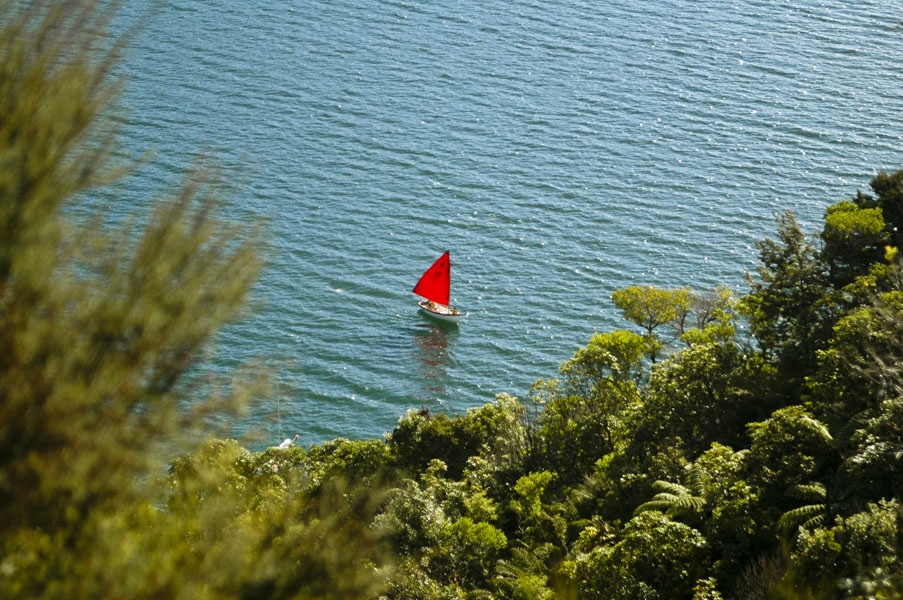
#> input picture src/course_02/New_Zealand_Boat.jpg, 903 x 600 px
$ python main.py
#> lines starting #> are read from the running program, lines starting #| are printed output that depends on the picture
import os
import cv2
import logging

from zipfile import ZipFile
from urllib.request import urlretrieve

import matplotlib.pyplot as plt


def download_and_unzip(url, save_path):
    print(f"Downloading and extracting assests....", end="")

    # Downloading zip file using urllib package.
    urlretrieve(url, save_path)

    try:
        # Extracting zip file using the zipfile package.
        with ZipFile(save_path) as z:
            # Extract ZIP file contents in the same directory.
            z.extractall(os.path.split(save_path)[0])

        print("Done")

    except Exception as e:
        print("\nInvalid file.", e)


def files(path):
    url = r"https://www.dropbox.com/s/rys6f1vprily2bg/opencv_bootcamp_assets_NB2.zip?dl=1"

    asset_zip_path = os.path.join(path, f"opencv_bootcamp_assets_NB2.zip")

    if not os.path.exists(asset_zip_path):
        download_and_unzip(url, asset_zip_path)


# [41 lines left out: functions modify_pixels, crop, resize, resize_with_dim, not called in this run]

def resize_with_aspect_ratio():
    img_bgr = cv2.imread("New_Zealand_Boat.jpg", cv2.IMREAD_COLOR)
#> img_bgr is the input picture: shape (600, 903, 3); mean B, G, R 96.6, 115, 98
    img_rgb = cv2.cvtColor(img_bgr, cv2.COLOR_BGR2RGB)

    img_rgb_cropped = img_rgb[200:400, 300:600]
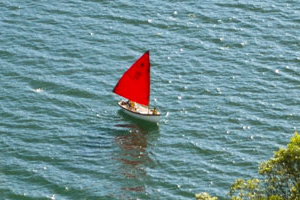
#> img_rgb_cropped: shape (200, 300, 3); mean R, G, B 111.8, 143.5, 147.6

    desired_width = 100
    aspect_ratio = desired_width / img_rgb_cropped.shape[1]
#> aspect_ratio = 0.333
    desired_height = int(img_rgb_cropped.shape[0] * aspect_ratio)
#> desired_height = 66
    dim = (desired_width, desired_height)
#> dim = (100, 66)

    resized_cropped_region = cv2.resize(img_rgb_cropped, dsize=dim, interpolation=cv2.INTER_NEAREST)
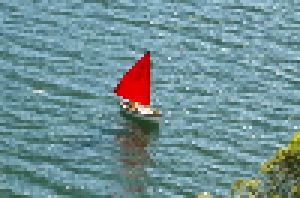
#> resized_cropped_region: shape (66, 100, 3) (shown 3 times larger); mean R, G, B 112, 143.8, 148.3
    plt.imshow(resized_cropped_region)
    plt.show()

# [23 lines left out: function flip, not called in this run]

def main():
    path = os.getcwd()
    print(f"Starting opencv... {cv2.__version__}; {path}")
    files(path)

    resize_with_aspect_ratio()


if __name__ == "__main__":
    main()

$ run again, with src/New_Zealand_Lake.jpg copied over src/course_02/New_Zealand_Boat.jpg
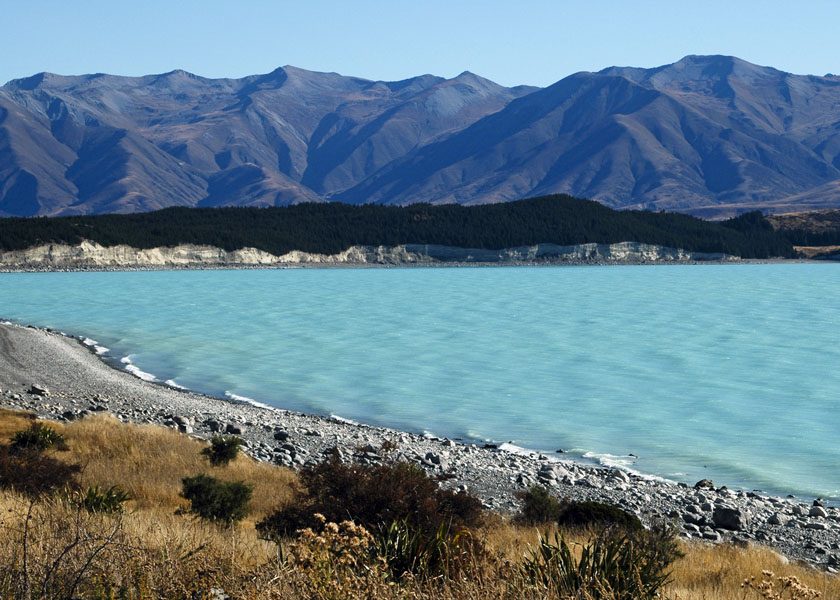
#> input picture src/New_Zealand_Lake.jpg, 840 x 600 px
#> in resize_with_aspect_ratio, img_bgr is the input picture: shape (600, 840, 3); mean B, G, R 140.2, 126.7, 100.9
#> in resize_with_aspect_ratio, `img_rgb_cropped = img_rgb[200:400, 300:600]`:
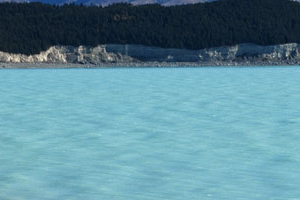
#> img_rgb_cropped: shape (200, 300, 3); mean R, G, B 93.5, 140.1, 154.6
#> in resize_with_aspect_ratio, `resized_cropped_region = cv2.resize(img_rgb_cropped, dsize=dim, interp..`:
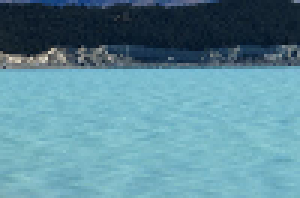
#> resized_cropped_region: shape (66, 100, 3) (shown 3 times larger); mean R, G, B 92.8, 139, 153.7
